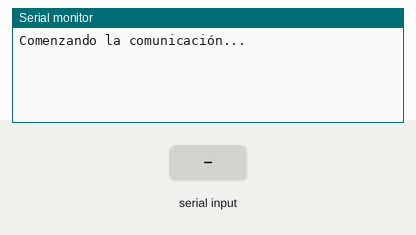
Simulated run of this sketch. Board: ESP32. Shown: the last lines printed to the serial monitor. The test bench sets the inputs (shaded band).

Above: at 1.2 s.
1.3 s: "1\n" received over Serial
At 1.9 s:
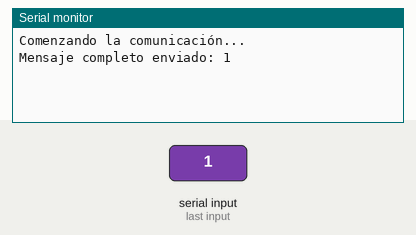
2.8 s: "1\n" received over the second serial link
At 4.0 s:
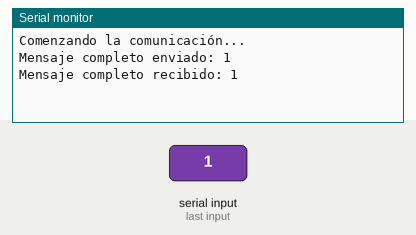
4.3 s: "0\n" received over Serial
At 5.5 s:
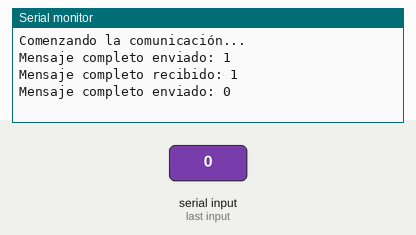
5.8 s: "0\n" received over the second serial link
At 6.6 s:
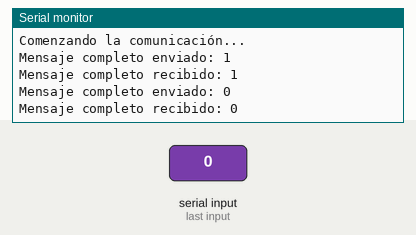

The sketch:

esp32com.ino
```cpp
//usamos hardware serial creamos otro comentario
// Definimos los pines para Serial2 estos pines son para la comunicación serie
#define RX2_PIN 16
#define TX2_PIN 17

String sentMessage = "";    // Almacena el mensaje enviado
String receivedMessage = ""; // Almacena el mensaje recibido

void setup() {
  // Iniciar la comunicación serie con el monitor serial
  Serial.begin(115200);
  while (!Serial) {
    ;  // Espera a que se abra la conexión
  }

  // Iniciar Serial2 con los pines definidos
  Serial2.begin(9600, SERIAL_8N1, RX2_PIN, TX2_PIN);
  Serial.println("Comenzando la comunicación...");
}

void loop() {
  // Leer desde Serial (monitor serial) y acumular los caracteres en sentMessage
  if (Serial.available()) {
    char incomingChar = Serial.read();
    sentMessage += incomingChar;  // Agregar el caracter al string

    // Cuando se presiona Enter ('\n'), se considera que el mensaje está completo
    if (incomingChar == '\n') {
      Serial.print("Mensaje completo enviado: ");
      Serial.println(sentMessage);   // Mostrar el mensaje completo en el monitor serial
      Serial2.print(sentMessage);    // Enviar el mensaje completo a Serial2
      sentMessage = "";              // Limpiar el string para el siguiente mensaje
    }
  }

  // Leer desde Serial2 y acumular los caracteres en receivedMessage
  if (Serial2.available()) {
    char incomingChar = Serial2.read();
    receivedMessage += incomingChar;  // Agregar el caracter al string

    // Cuando se recibe un Enter ('\n'), se considera que el mensaje está completo
    if (incomingChar == '\n') {
      Serial.print("Mensaje completo recibido: ");
      Serial.println(receivedMessage);  // Mostrar el mensaje completo en el monitor serial
      receivedMessage = "";             // Limpiar el string para el siguiente mensaje
    }
  }
}
```

Measured:
- after the input at 1.3 s, the serial monitor: prints a new line at once (image 1)
- after the input at 2.8 s, the serial monitor: prints a new line at once (image 2)
- after the input at 4.3 s, the serial monitor: prints a new line at once (image 3)
- after the input at 5.8 s, the serial monitor: prints a new line at once (image 4)
